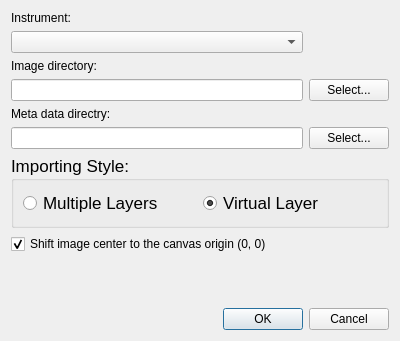
<?xml version="1.0" encoding="UTF-8"?>
<ui version="4.0">
 <class>PlaceImageByCoordinatesDialogBase</class>
 <widget class="QDialog" name="PlaceImageByCoordinatesDialogBase">
  <property name="geometry">
   <rect>
    <x>0</x>
    <y>0</y>
    <width>400</width>
    <height>341</height>
   </rect>
  </property>
  <property name="windowTitle">
   <string>PIBC</string>
  </property>
  <layout class="QGridLayout" name="gridLayout">
   <item row="6" column="1" colspan="2">
    <widget class="QGroupBox" name="groupBox">
     <property name="font">
      <font>
       <pointsize>13</pointsize>
      </font>
     </property>
     <property name="title">
      <string>Importing Style:</string>
     </property>
     <layout class="QHBoxLayout" name="horizontalLayout">
      <item>
       <widget class="QRadioButton" name="Rdo_Multi_Layers">
        <property name="text">
         <string>Multiple Layers</string>
        </property>
        <property name="checked">
         <bool>false</bool>
        </property>
       </widget>
      </item>
      <item>
       <widget class="QRadioButton" name="Rdo_Virtual_Layer">
        <property name="text">
         <string>Virtual Layer</string>
        </property>
        <property name="checked">
         <bool>true</bool>
        </property>
       </widget>
      </item>
     </layout>
    </widget>
   </item>
   <item row="0" column="1">
    <widget class="QLabel" name="label_3">
     <property name="text">
      <string>Instrument: </string>
     </property>
    </widget>
   </item>
   <item row="1" column="1">
    <widget class="QComboBox" name="Cmb_Instrument"/>
   </item>
   <item row="10" column="1" colspan="2">
    <widget class="QDialogButtonBox" name="Btn_Box">
     <property name="orientation">
      <enum>Qt::Horizontal</enum>
     </property>
     <property name="standardButtons">
      <set>QDialogButtonBox::Cancel|QDialogButtonBox::Ok</set>
     </property>
    </widget>
   </item>
   <item row="5" column="2">
    <widget class="QPushButton" name="Btn_Select_Meta_Dir">
     <property name="maximumSize">
      <size>
       <width>100</width>
       <height>16777215</height>
      </size>
     </property>
     <property name="text">
      <string>Select...</string>
     </property>
    </widget>
   </item>
   <item row="5" column="1">
    <widget class="QLineEdit" name="Txt_Meta_Dir">
     <property name="dragEnabled">
      <bool>true</bool>
     </property>
     <property name="readOnly">
      <bool>true</bool>
     </property>
    </widget>
   </item>
   <item row="3" column="1">
    <widget class="QLineEdit" name="Txt_Image_Dir">
     <property name="dragEnabled">
      <bool>true</bool>
     </property>
     <property name="readOnly">
      <bool>true</bool>
     </property>
    </widget>
   </item>
   <item row="2" column="1">
    <widget class="QLabel" name="label">
     <property name="text">
      <string>Image directory:</string>
     </property>
    </widget>
   </item>
   <item row="3" column="2">
    <widget class="QPushButton" name="Btn_Select_Image_Dir">
     <property name="maximumSize">
      <size>
       <width>100</width>
       <height>16777215</height>
      </size>
     </property>
     <property name="text">
      <string>Select...</string>
     </property>
    </widget>
   </item>
   <item row="4" column="1">
    <widget class="QLabel" name="label_2">
     <property name="text">
      <string>Meta data directry:</string>
     </property>
    </widget>
   </item>
   <item row="8" column="1">
    <spacer name="verticalSpacer">
     <property name="orientation">
      <enum>Qt::Vertical</enum>
     </property>
     <property name="sizeHint" stdset="0">
      <size>
       <width>20</width>
       <height>40</height>
      </size>
     </property>
    </spacer>
   </item>
   <item row="7" column="1">
    <widget class="QCheckBox" name="Cbx_To_The_Center">
     <property name="text">
      <string>Shift image center to the canvas origin (0, 0)</string>
     </property>
     <property name="checked">
      <bool>true</bool>
     </property>
    </widget>
   </item>
  </layout>
 </widget>
 <resources/>
 <connections>
  <connection>
   <sender>Btn_Box</sender>
   <signal>accepted()</signal>
   <receiver>PlaceImageByCoordinatesDialogBase</receiver>
   <slot>accept()</slot>
   <hints>
    <hint type="sourcelabel">
     <x>20</x>
     <y>20</y>
    </hint>
    <hint type="destinationlabel">
     <x>20</x>
     <y>20</y>
    </hint>
   </hints>
  </connection>
  <connection>
   <sender>Btn_Box</sender>
   <signal>rejected()</signal>
   <receiver>PlaceImageByCoordinatesDialogBase</receiver>
   <slot>reject()</slot>
   <hints>
    <hint type="sourcelabel">
     <x>20</x>
     <y>20</y>
    </hint>
    <hint type="destinationlabel">
     <x>20</x>
     <y>20</y>
    </hint>
   </hints>
  </connection>
 </connections>
</ui>
